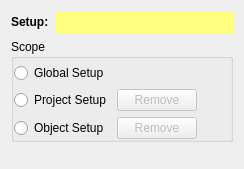
<?xml version="1.0" encoding="UTF-8"?>
<ui version="4.0">
 <class>GODesignerSetup</class>
 <widget class="QWidget" name="GODesignerSetup">
  <property name="geometry">
   <rect>
    <x>0</x>
    <y>0</y>
    <width>244</width>
    <height>169</height>
   </rect>
  </property>
  <property name="windowTitle">
   <string>Atom Label</string>
  </property>
  <property name="toolTip">
   <string/>
  </property>
  <layout class="QVBoxLayout" name="verticalLayout">
   <item>
    <layout class="QHBoxLayout" name="horizontalLayout">
     <item>
      <widget class="QLabel" name="label1">
       <property name="sizePolicy">
        <sizepolicy hsizetype="Preferred" vsizetype="Maximum">
         <horstretch>0</horstretch>
         <verstretch>0</verstretch>
        </sizepolicy>
       </property>
       <property name="font">
        <font>
         <weight>75</weight>
         <bold>true</bold>
        </font>
       </property>
       <property name="text">
        <string>Setup:</string>
       </property>
      </widget>
     </item>
     <item>
      <widget class="QPushButton" name="setupNamePB">
       <property name="sizePolicy">
        <sizepolicy hsizetype="Expanding" vsizetype="Maximum">
         <horstretch>0</horstretch>
         <verstretch>0</verstretch>
        </sizepolicy>
       </property>
       <property name="palette">
        <palette>
         <active>
          <colorrole role="WindowText">
           <brush brushstyle="SolidPattern">
            <color alpha="255">
             <red>0</red>
             <green>0</green>
             <blue>0</blue>
            </color>
           </brush>
          </colorrole>
          <colorrole role="Button">
           <brush brushstyle="SolidPattern">
            <color alpha="255">
             <red>255</red>
             <green>255</green>
             <blue>127</blue>
            </color>
           </brush>
          </colorrole>
          <colorrole role="Light">
           <brush brushstyle="SolidPattern">
            <color alpha="255">
             <red>255</red>
             <green>255</green>
             <blue>255</blue>
            </color>
           </brush>
          </colorrole>
          <colorrole role="Midlight">
           <brush brushstyle="SolidPattern">
            <color alpha="255">
             <red>255</red>
             <green>255</green>
             <blue>191</blue>
            </color>
           </brush>
          </colorrole>
          <colorrole role="Dark">
           <brush brushstyle="SolidPattern">
            <color alpha="255">
             <red>127</red>
             <green>127</green>
             <blue>63</blue>
            </color>
           </brush>
          </colorrole>
          <colorrole role="Mid">
           <brush brushstyle="SolidPattern">
            <color alpha="255">
             <red>170</red>
             <green>170</green>
             <blue>84</blue>
            </color>
           </brush>
          </colorrole>
          <colorrole role="Text">
           <brush brushstyle="SolidPattern">
            <color alpha="255">
             <red>0</red>
             <green>0</green>
             <blue>0</blue>
            </color>
           </brush>
          </colorrole>
          <colorrole role="BrightText">
           <brush brushstyle="SolidPattern">
            <color alpha="255">
             <red>255</red>
             <green>255</green>
             <blue>255</blue>
            </color>
           </brush>
          </colorrole>
          <colorrole role="ButtonText">
           <brush brushstyle="SolidPattern">
            <color alpha="255">
             <red>0</red>
             <green>0</green>
             <blue>0</blue>
            </color>
           </brush>
          </colorrole>
          <colorrole role="Base">
           <brush brushstyle="SolidPattern">
            <color alpha="255">
             <red>255</red>
             <green>255</green>
             <blue>255</blue>
            </color>
           </brush>
          </colorrole>
          <colorrole role="Window">
           <brush brushstyle="SolidPattern">
            <color alpha="255">
             <red>255</red>
             <green>255</green>
             <blue>127</blue>
            </color>
           </brush>
          </colorrole>
          <colorrole role="Shadow">
           <brush brushstyle="SolidPattern">
            <color alpha="255">
             <red>0</red>
             <green>0</green>
             <blue>0</blue>
            </color>
           </brush>
          </colorrole>
          <colorrole role="AlternateBase">
           <brush brushstyle="SolidPattern">
            <color alpha="255">
             <red>255</red>
             <green>255</green>
             <blue>191</blue>
            </color>
           </brush>
          </colorrole>
         </active>
         <inactive>
          <colorrole role="WindowText">
           <brush brushstyle="SolidPattern">
            <color alpha="255">
             <red>0</red>
             <green>0</green>
             <blue>0</blue>
            </color>
           </brush>
          </colorrole>
          <colorrole role="Button">
           <brush brushstyle="SolidPattern">
            <color alpha="255">
             <red>255</red>
             <green>255</green>
             <blue>127</blue>
            </color>
           </brush>
          </colorrole>
          <colorrole role="Light">
           <brush brushstyle="SolidPattern">
            <color alpha="255">
             <red>255</red>
             <green>255</green>
             <blue>255</blue>
            </color>
           </brush>
          </colorrole>
          <colorrole role="Midlight">
           <brush brushstyle="SolidPattern">
            <color alpha="255">
             <red>255</red>
             <green>255</green>
             <blue>191</blue>
            </color>
           </brush>
          </colorrole>
          <colorrole role="Dark">
           <brush brushstyle="SolidPattern">
            <color alpha="255">
             <red>127</red>
             <green>127</green>
             <blue>63</blue>
            </color>
           </brush>
          </colorrole>
          <colorrole role="Mid">
           <brush brushstyle="SolidPattern">
            <color alpha="255">
             <red>170</red>
             <green>170</green>
             <blue>84</blue>
            </color>
           </brush>
          </colorrole>
          <colorrole role="Text">
           <brush brushstyle="SolidPattern">
            <color alpha="255">
             <red>0</red>
             <green>0</green>
             <blue>0</blue>
            </color>
           </brush>
          </colorrole>
          <colorrole role="BrightText">
           <brush brushstyle="SolidPattern">
            <color alpha="255">
             <red>255</red>
             <green>255</green>
             <blue>255</blue>
            </color>
           </brush>
          </colorrole>
          <colorrole role="ButtonText">
           <brush brushstyle="SolidPattern">
            <color alpha="255">
             <red>0</red>
             <green>0</green>
             <blue>0</blue>
            </color>
           </brush>
          </colorrole>
          <colorrole role="Base">
           <brush brushstyle="SolidPattern">
            <color alpha="255">
             <red>255</red>
             <green>255</green>
             <blue>255</blue>
            </color>
           </brush>
          </colorrole>
          <colorrole role="Window">
           <brush brushstyle="SolidPattern">
            <color alpha="255">
             <red>255</red>
             <green>255</green>
             <blue>127</blue>
            </color>
           </brush>
          </colorrole>
          <colorrole role="Shadow">
           <brush brushstyle="SolidPattern">
            <color alpha="255">
             <red>0</red>
             <green>0</green>
             <blue>0</blue>
            </color>
           </brush>
          </colorrole>
          <colorrole role="AlternateBase">
           <brush brushstyle="SolidPattern">
            <color alpha="255">
             <red>255</red>
             <green>255</green>
             <blue>191</blue>
            </color>
           </brush>
          </colorrole>
         </inactive>
         <disabled>
          <colorrole role="WindowText">
           <brush brushstyle="SolidPattern">
            <color alpha="255">
             <red>127</red>
             <green>127</green>
             <blue>63</blue>
            </color>
           </brush>
          </colorrole>
          <colorrole role="Button">
           <brush brushstyle="SolidPattern">
            <color alpha="255">
             <red>255</red>
             <green>255</green>
             <blue>127</blue>
            </color>
           </brush>
          </colorrole>
          <colorrole role="Light">
           <brush brushstyle="SolidPattern">
            <color alpha="255">
             <red>255</red>
             <green>255</green>
             <blue>255</blue>
            </color>
           </brush>
          </colorrole>
          <colorrole role="Midlight">
           <brush brushstyle="SolidPattern">
            <color alpha="255">
             <red>255</red>
             <green>255</green>
             <blue>191</blue>
            </color>
           </brush>
          </colorrole>
          <colorrole role="Dark">
           <brush brushstyle="SolidPattern">
            <color alpha="255">
             <red>127</red>
             <green>127</green>
             <blue>63</blue>
            </color>
           </brush>
          </colorrole>
          <colorrole role="Mid">
           <brush brushstyle="SolidPattern">
            <color alpha="255">
             <red>170</red>
             <green>170</green>
             <blue>84</blue>
            </color>
           </brush>
          </colorrole>
          <colorrole role="Text">
           <brush brushstyle="SolidPattern">
            <color alpha="255">
             <red>127</red>
             <green>127</green>
             <blue>63</blue>
            </color>
           </brush>
          </colorrole>
          <colorrole role="BrightText">
           <brush brushstyle="SolidPattern">
            <color alpha="255">
             <red>255</red>
             <green>255</green>
             <blue>255</blue>
            </color>
           </brush>
          </colorrole>
          <colorrole role="ButtonText">
           <brush brushstyle="SolidPattern">
            <color alpha="255">
             <red>127</red>
             <green>127</green>
             <blue>63</blue>
            </color>
           </brush>
          </colorrole>
          <colorrole role="Base">
           <brush brushstyle="SolidPattern">
            <color alpha="255">
             <red>255</red>
             <green>255</green>
             <blue>127</blue>
            </color>
           </brush>
          </colorrole>
          <colorrole role="Window">
           <brush brushstyle="SolidPattern">
            <color alpha="255">
             <red>255</red>
             <green>255</green>
             <blue>127</blue>
            </color>
           </brush>
          </colorrole>
          <colorrole role="Shadow">
           <brush brushstyle="SolidPattern">
            <color alpha="255">
             <red>0</red>
             <green>0</green>
             <blue>0</blue>
            </color>
           </brush>
          </colorrole>
          <colorrole role="AlternateBase">
           <brush brushstyle="SolidPattern">
            <color alpha="255">
             <red>255</red>
             <green>255</green>
             <blue>127</blue>
            </color>
           </brush>
          </colorrole>
         </disabled>
        </palette>
       </property>
       <property name="focusPolicy">
        <enum>Qt::NoFocus</enum>
       </property>
       <property name="autoFillBackground">
        <bool>true</bool>
       </property>
       <property name="text">
        <string/>
       </property>
       <property name="flat">
        <bool>true</bool>
       </property>
      </widget>
     </item>
    </layout>
   </item>
   <item>
    <widget class="QGroupBox" name="groupBox">
     <property name="title">
      <string>Scope</string>
     </property>
     <layout class="QGridLayout" name="gridLayout_2">
      <property name="leftMargin">
       <number>0</number>
      </property>
      <property name="topMargin">
       <number>4</number>
      </property>
      <property name="rightMargin">
       <number>0</number>
      </property>
      <property name="bottomMargin">
       <number>0</number>
      </property>
      <item row="0" column="0">
       <widget class="QRadioButton" name="globalSetupCB">
        <property name="text">
         <string>Global Setup</string>
        </property>
       </widget>
      </item>
      <item row="1" column="0">
       <widget class="QRadioButton" name="projectSetupCB">
        <property name="text">
         <string>Project Setup</string>
        </property>
       </widget>
      </item>
      <item row="2" column="0">
       <widget class="QRadioButton" name="objectSetupCB">
        <property name="text">
         <string>Object Setup</string>
        </property>
       </widget>
      </item>
      <item row="1" column="1">
       <widget class="QPushButton" name="removeProjectSetupPB">
        <property name="enabled">
         <bool>false</bool>
        </property>
        <property name="text">
         <string>Remove</string>
        </property>
       </widget>
      </item>
      <item row="2" column="1">
       <widget class="QPushButton" name="removeObjectSetupPB">
        <property name="enabled">
         <bool>false</bool>
        </property>
        <property name="text">
         <string>Remove</string>
        </property>
       </widget>
      </item>
      <item row="1" column="2">
       <spacer name="horizontalSpacer">
        <property name="orientation">
         <enum>Qt::Horizontal</enum>
        </property>
        <property name="sizeHint" stdset="0">
         <size>
          <width>40</width>
          <height>20</height>
         </size>
        </property>
       </spacer>
      </item>
      <item row="2" column="2">
       <spacer name="horizontalSpacer_2">
        <property name="orientation">
         <enum>Qt::Horizontal</enum>
        </property>
        <property name="sizeHint" stdset="0">
         <size>
          <width>40</width>
          <height>20</height>
         </size>
        </property>
       </spacer>
      </item>
     </layout>
    </widget>
   </item>
   <item>
    <spacer name="verticalSpacer">
     <property name="orientation">
      <enum>Qt::Vertical</enum>
     </property>
     <property name="sizeHint" stdset="0">
      <size>
       <width>20</width>
       <height>40</height>
      </size>
     </property>
    </spacer>
   </item>
  </layout>
 </widget>
 <resources/>
 <connections/>
</ui>
